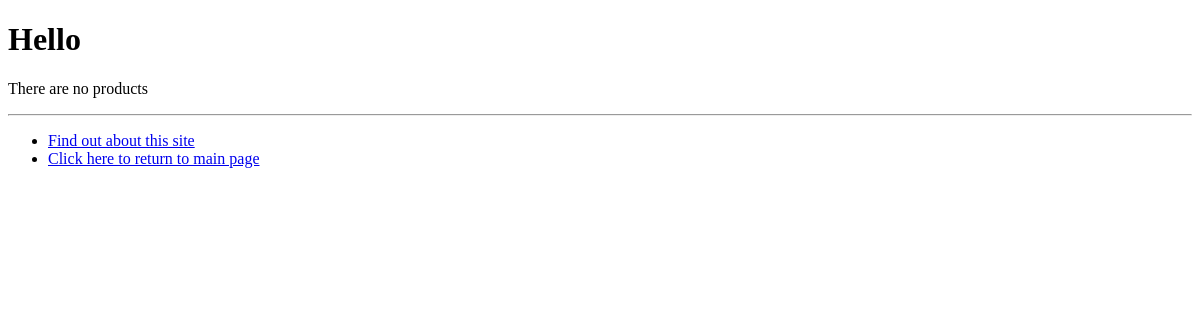
Before: /storeapp/place_order (signed in) with the older database file.
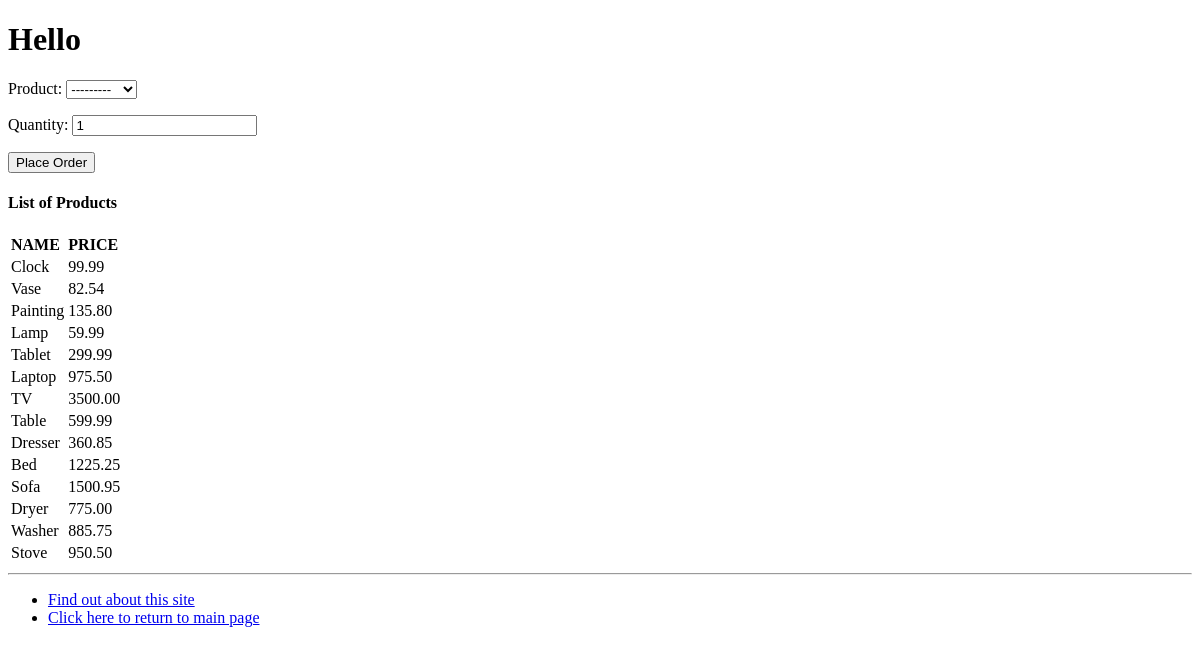
After: the same page with the newer database file.
### storeapp/models.py (models this page shows, shortened)
class Product(models.Model):
    category = models.ForeignKey(Category, related_name='products', on_delete=models.CASCADE)
    name = models.CharField(max_length=200)
    price = models.DecimalField(max_digits=10, decimal_places=2)
    stock = models.PositiveIntegerField(default=100, validators={})
    available = models.BooleanField(default=True)
    description = models.TextField(max_length=200, null=True, blank=True)
    interested = models.PositiveIntegerField(default=0)
    def __str__(self):
        return self.name

### storeapp/views.py (the view)
# urls.py: path(r'place_order', views.place_order, name='place_order'),
def place_order(request):
    if request.user.is_authenticated:
        msg = ''
        prodlist = Product.objects.all()
        if request.method == 'POST':
            form = OrderForm(request.POST)
            if form.is_valid():
                order = form.save(commit=False)
                product = Product.objects.get(name=order.product.name)
                if order.num_units <= order.product.stock:
                    order.product.stock = order.product.stock - order.num_units
                    product.stock = order.product.stock
                    product.save()
                    order.client = Client.objects.get(first_name=request.user.first_name)
                    order.save()
                    msg = 'Your order has been placed successfully.'
                else:
                    msg = 'We do not have sufficient stock to fill your order. Try Again later..'
                    if order.product.stock <= 10:
                        product.refill()
                        product.save()
                return render(request, 'storeapp/order_response.html', {'msg': msg})
        else:
            form = OrderForm()
            return render(request, 'storeapp/placeorder.html', {'form': form, 'msg': msg, 'prodlist': prodlist})
    else:
        request.session['place_order'] = 'True'
        return HttpResponseRedirect(reverse('storeapp:login'))

### storeapp/forms.py
class OrderForm(forms.ModelForm):
    class Meta:
        model = Order
        fields = ('product', 'num_units', )
        labels = {'num_units': 'Quantity'}

### storeapp/templates/storeapp/placeorder.html (shortened to what this page needs)
{% extends 'storeapp/base.html' %}
{% block body_block %}
    {% if prodlist %}
        <form method="post">
            {{ form.as_p }}
            <input class="btn btn-primary" type="submit" value="Place Order">
        </form>
        <h4>List of Products</h4>
        <table>
        <tr><td><b>NAME</b></td><td><b>PRICE</b></td></tr>
            {% for prod in prodlist %}
                <tr>
                    <td>{{ prod.name }}</td>
                    <td> {{ prod.price }} </td>
                </tr>
            {%  endfor %}
        </table>
    {% else %}
        <p>There are no products</p>
    {% endif %}
{% endblock %}

### storeapp/templates/storeapp/base.html (shortened to what this page needs)
<!DOCTYPE html>
{% load staticfiles %}
<html>
    <head>
    </head>
    <body>
        <div>
            <h1>{% block myhdg %}Hello {% endblock %}</h1>
            {% block body_block %}*** {% endblock %}
        </div>
        <hr />
        {% block nav %}
        <div>
            <ul>
                <li class="nav"><a href="about">Find out about this site</a></li>
                <li class="nav"><a href = "{% url 'storeapp:index' %}">Click here to return to main page</a></li>
            </ul>
        </div>
        {% endblock %}
    </body>
</html>

Changed rows visible on the page:
added Product: name "Clock", price "99.99"
added Product: name "Vase", price "82.54"
added Product: name "Painting", price "135.80"
added Product: name "Lamp", price "59.99"
added Product: name "Tablet", price "299.99"
added Product: name "Laptop", price "975.50"
added Product: name "TV", price "3500.00"
added Product: name "Table", price "599.99"
added Product: name "Dresser", price "360.85"
added Product: name "Bed", price "1225.25"
added Product: name "Sofa", price "1500.95"
added Product: name "Dryer", price "775.00"
added Product: name "Washer", price "885.75"
added Product: name "Stove", price "950.50"
Other visible differences:
form field product: (not shown) → "---------"
form field num_units: (not shown) → "1"
form field value: (not shown) → "Place Order"
text no longer shown: "There are no products"
text now shown: "Product: Quantity: List of Products NAME PRICE"
